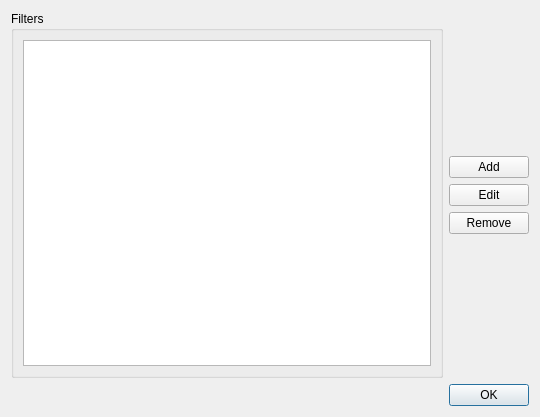
<?xml version="1.0" encoding="UTF-8"?>
<ui version="4.0">
 <class>QSOFilterDialog</class>
 <widget class="QDialog" name="QSOFilterDialog">
  <property name="geometry">
   <rect>
    <x>0</x>
    <y>0</y>
    <width>540</width>
    <height>417</height>
   </rect>
  </property>
  <property name="windowTitle">
   <string>QSO Filters</string>
  </property>
  <layout class="QVBoxLayout" name="verticalLayout_3">
   <item>
    <layout class="QHBoxLayout" name="horizontalLayout">
     <item>
      <widget class="QGroupBox" name="groupBox">
       <property name="title">
        <string>Filters</string>
       </property>
       <layout class="QVBoxLayout" name="verticalLayout_2">
        <item>
         <widget class="QListView" name="filtersListView">
          <property name="editTriggers">
           <set>QAbstractItemView::NoEditTriggers</set>
          </property>
         </widget>
        </item>
       </layout>
      </widget>
     </item>
     <item>
      <layout class="QVBoxLayout" name="verticalLayout">
       <item>
        <spacer name="verticalSpacer_2">
         <property name="orientation">
          <enum>Qt::Vertical</enum>
         </property>
         <property name="sizeHint" stdset="0">
          <size>
           <width>20</width>
           <height>40</height>
          </size>
         </property>
        </spacer>
       </item>
       <item>
        <widget class="QPushButton" name="addFilterButton">
         <property name="text">
          <string>Add</string>
         </property>
        </widget>
       </item>
       <item>
        <widget class="QPushButton" name="editFilterButton">
         <property name="text">
          <string>Edit</string>
         </property>
        </widget>
       </item>
       <item>
        <widget class="QPushButton" name="removeFilterButton">
         <property name="text">
          <string>Remove</string>
         </property>
        </widget>
       </item>
       <item>
        <spacer name="verticalSpacer">
         <property name="orientation">
          <enum>Qt::Vertical</enum>
         </property>
         <property name="sizeHint" stdset="0">
          <size>
           <width>20</width>
           <height>40</height>
          </size>
         </property>
        </spacer>
       </item>
      </layout>
     </item>
    </layout>
   </item>
   <item>
    <widget class="QDialogButtonBox" name="buttonBox">
     <property name="orientation">
      <enum>Qt::Horizontal</enum>
     </property>
     <property name="standardButtons">
      <set>QDialogButtonBox::Ok</set>
     </property>
    </widget>
   </item>
  </layout>
 </widget>
 <resources/>
 <connections>
  <connection>
   <sender>buttonBox</sender>
   <signal>accepted()</signal>
   <receiver>QSOFilterDialog</receiver>
   <slot>accept()</slot>
   <hints>
    <hint type="sourcelabel">
     <x>248</x>
     <y>254</y>
    </hint>
    <hint type="destinationlabel">
     <x>157</x>
     <y>274</y>
    </hint>
   </hints>
  </connection>
  <connection>
   <sender>buttonBox</sender>
   <signal>rejected()</signal>
   <receiver>QSOFilterDialog</receiver>
   <slot>reject()</slot>
   <hints>
    <hint type="sourcelabel">
     <x>316</x>
     <y>260</y>
    </hint>
    <hint type="destinationlabel">
     <x>286</x>
     <y>274</y>
    </hint>
   </hints>
  </connection>
  <connection>
   <sender>addFilterButton</sender>
   <signal>clicked()</signal>
   <receiver>QSOFilterDialog</receiver>
   <slot>addFilter()</slot>
   <hints>
    <hint type="sourcelabel">
     <x>485</x>
     <y>29</y>
    </hint>
    <hint type="destinationlabel">
     <x>269</x>
     <y>208</y>
    </hint>
   </hints>
  </connection>
  <connection>
   <sender>removeFilterButton</sender>
   <signal>clicked()</signal>
   <receiver>QSOFilterDialog</receiver>
   <slot>removeFilter()</slot>
   <hints>
    <hint type="sourcelabel">
     <x>485</x>
     <y>70</y>
    </hint>
    <hint type="destinationlabel">
     <x>269</x>
     <y>208</y>
    </hint>
   </hints>
  </connection>
  <connection>
   <sender>filtersListView</sender>
   <signal>doubleClicked(QModelIndex)</signal>
   <receiver>QSOFilterDialog</receiver>
   <slot>editFilter(QModelIndex)</slot>
   <hints>
    <hint type="sourcelabel">
     <x>224</x>
     <y>202</y>
    </hint>
    <hint type="destinationlabel">
     <x>269</x>
     <y>208</y>
    </hint>
   </hints>
  </connection>
  <connection>
   <sender>editFilterButton</sender>
   <signal>clicked()</signal>
   <receiver>QSOFilterDialog</receiver>
   <slot>editFilterButton()</slot>
   <hints>
    <hint type="sourcelabel">
     <x>485</x>
     <y>188</y>
    </hint>
    <hint type="destinationlabel">
     <x>269</x>
     <y>208</y>
    </hint>
   </hints>
  </connection>
 </connections>
 <slots>
  <slot>addFilter()</slot>
  <slot>removeFilter()</slot>
  <slot>editFilter(QModelIndex)</slot>
  <slot>editFilterButton()</slot>
 </slots>
</ui>
